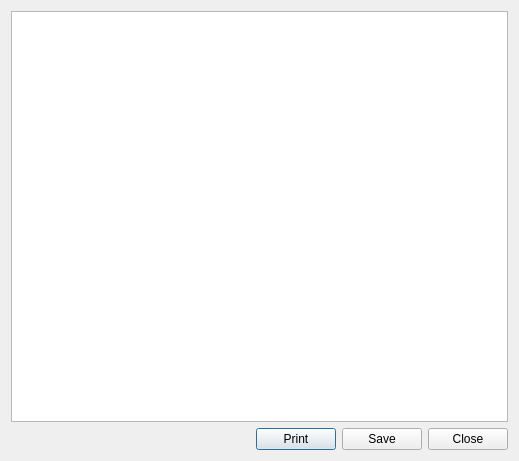
<?xml version="1.0" encoding="UTF-8"?>
<ui version="4.0">
 <class>ReportDialogUI</class>
 <widget class="QDialog" name="ReportDialogUI">
  <property name="geometry">
   <rect>
    <x>0</x>
    <y>0</y>
    <width>519</width>
    <height>461</height>
   </rect>
  </property>
  <property name="windowTitle">
   <string>Report</string>
  </property>
  <layout class="QGridLayout" name="gridLayout">
   <item row="0" column="0">
    <widget class="QTextBrowser" name="txtBrowser"/>
   </item>
   <item row="1" column="0">
    <layout class="QHBoxLayout" name="horizontalLayout">
     <item>
      <spacer name="horizontalSpacer">
       <property name="orientation">
        <enum>Qt::Horizontal</enum>
       </property>
       <property name="sizeHint" stdset="0">
        <size>
         <width>40</width>
         <height>20</height>
        </size>
       </property>
      </spacer>
     </item>
     <item>
      <widget class="QPushButton" name="cmdPrint">
       <property name="text">
        <string>Print</string>
       </property>
      </widget>
     </item>
     <item>
      <widget class="QPushButton" name="cmdSave">
       <property name="text">
        <string>Save</string>
       </property>
      </widget>
     </item>
     <item>
      <widget class="QPushButton" name="cmdClose">
       <property name="text">
        <string>Close</string>
       </property>
      </widget>
     </item>
    </layout>
   </item>
  </layout>
 </widget>
 <resources/>
 <connections>
  <connection>
   <sender>cmdClose</sender>
   <signal>clicked()</signal>
   <receiver>ReportDialogUI</receiver>
   <slot>close()</slot>
   <hints>
    <hint type="sourcelabel">
     <x>426</x>
     <y>433</y>
    </hint>
    <hint type="destinationlabel">
     <x>259</x>
     <y>230</y>
    </hint>
   </hints>
  </connection>
 </connections>
</ui>
